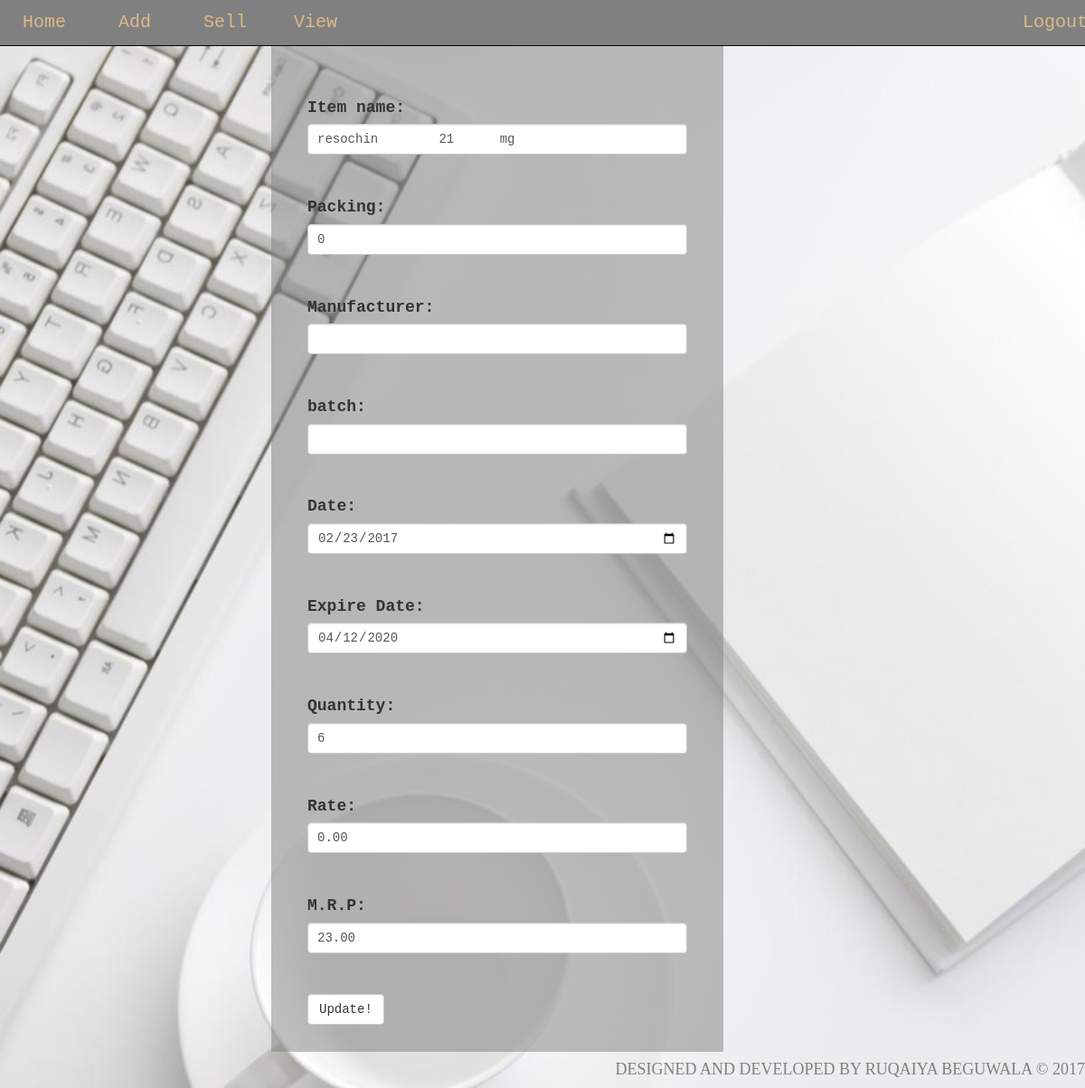
/edit.php?editid=24 (signed in), run on the app's committed database.
### tables this page shows
CREATE TABLE IF NOT EXISTS `add_item` (
  `icode` int(255) NOT NULL AUTO_INCREMENT,
  `packe` varchar(255) NOT NULL,
  `mfr` varchar(255) NOT NULL,
  `name` varchar(100) NOT NULL,
  `batch` varchar(255) NOT NULL,
  `date` date DEFAULT NULL,
  `edate` date NOT NULL,
  `quantity` int(255) NOT NULL,
  `price` double(255,2) NOT NULL,
  `rate` double(255,2) NOT NULL,
  PRIMARY KEY (`icode`)
);

### control.php (called while the page is built, shortened)
<?php
include "model.php";
$obj_model = new model;
$pcode=$obj_model->pcodeget($con,'sold_item');
if(isset($_GET['editid']))
{
 $editid=$_GET['editid'];
 $where= array('icode'=>$editid);
 $edit=$obj_model->search($con,'add_item',$where);
}
?>

### model.php (called while the page is built, shortened)
<?php
class model{
    function search($con,$table,$where)
    {   $key=implode(",",array_keys($where));
     $value=implode(",",array_values($where));
        $qry="select * from $table where $key='$value' ";
     $ex=$con->query($qry);
     while($r=$ex->fetch_object() ){
           $res[]=$r;
        }
       return @$res;
    }
    function pcodeget($con,$table){
        $scode='scode';
        $qry = "Select * from $table ORDER BY $scode DESC
LIMIT 1";
$ex = $con->query($qry);
while( $res=$ex->fetch_object()){
    $r=$res->pcode;
}
return @$r;
    }
}
?>

### edit.php (the view, shortened to what this page needs)
<?php  include "control.php";
?>
<!DOCTYPE html>
<html lang="en">
<head>
      <link rel="stylesheet" href="css/font-awesome.min.css">
      <link rel="stylesheet" href="css/bootstrap.min.css">
      <link rel="stylesheet" href="css/custom.css">
</head>
<body>
    <div class="container-fluid">
         <div class="row" id="header">
          <div class="col-sm-12">
               <ul class="nav nav-tabs navbar-fixed-top nav navbar-inverse" style="background:grey;">
       <li><a href="index1.php">Home</a></li>
       <li ><a href="add.php">Add</a></li>
       <li class=""><a href="sell.php">Sell</a></li>
       <li><a href="view.php">View</a></li>
       <li class="nav navbar-right"><a href="logout.php" id="log">Logout</a></li>
   </ul>
          </div>
      </div>
        <div class="row">
           <div class="col-sm-5 col-sm-offset-3" id="form" style="margin-top:50px">
         <?php
             foreach(@$edit as $u)
            {
    ?>
             <form action="" method="post">
                 <br>
                 <div class="form-group ">
                    <label for="" class="control-label ">Item name:</label>
                     <input type="text" class=" form-control " name="nam" value="<?php echo $u->name; ?>" required >
                 </div><br>
                  <div class="form-group ">
                    <label for="" class="control-label ">Packing:</label>
                     <input type="text" class=" form-control " name="pck" value="<?php echo $u->packe; ?>" required >
                 </div><br>
                  <div class="form-group ">
                    <label for="" class="control-label ">Manufacturer:</label>
                     <input type="text" class=" form-control " name="mf" value="<?php echo $u->mfr; ?>" required >
                 </div><br>
                  <div class="form-group ">
                    <label for="" class="control-label ">batch:</label>
                     <input type="text" class=" form-control " name="bch" value="<?php echo $u->batch; ?>" required >
                 </div><br>
                 <div class="form-group ">
                    <label for="" class="control-label ">Date:</label>
                     <input type="date" class=" form-control " name="dt" value="<?php echo $u->date; ?>" required >
                 </div><br>
                 <div class="form-group ">
                    <label for="" class="control-label ">Expire Date:</label>
                     <input type="date" class=" form-control " name="edt" value="<?php echo $u->edate; ?>" required >
                 </div><br>
                 <div class="form-group">
                    <label for="" class="control-label">Quantity:</label>
                     <input type="text"  class=" form-control" name="qnty" value="<?php echo $u->quantity; ?>" required>
                 </div><br>
                 <div class="form-group ">
                    <label for="" class="control-label ">Rate:</label>
                     <input type="text" class=" form-control " name="rt" value="<?php echo $u->rate; ?>" required >
                 </div><br>
                 <div class="form-group">
                    <label for="" class="control-label">M.R.P:</label>
                     <input type="text" class=" form-control" name="pr" value="<?php echo $u->price; ?>" required>
                 </div><br>
                 <div class="form-group">
                     <input type="submit" class="btn btn-default" name="update_data" Value="Update!" >
                 </div>
            </form>
             <?php
            }
               ?>
           </div>
        </div>
    </div>
     <h4 style="color:grey;float:right;font-family:fantasy;">DESIGNED AND DEVELOPED BY RUQAIYA BEGUWALA &copy; 2017</h4>
</body>
</html>

### css/custom.css (style rules this page uses)
body { background: url('../img/contactus-background.jpg')no-repeat; background-size: cover; font-family:monospace; }
#header { background: dimgray; font-size: 20px; }
#header ul li { width: 100px; text-align: center; }
#header .col-sm-12 ul li a { text-decoration: none; color: burlywood; }
#form { background: rgba(128,128,128,0.5); min-height: 200px; margin-top: 30px; padding: 20px; font-size: 18px; }
#form .form-group { margin: 10px; padding: 0px 10px; }
#form .form-control { padding: 0px 10px; }

### data on the page
add_item: nam "resochin 21 mg", pck "0", dt "02/23/2017", edt "04/12/2020", qnty "6", rt "0.00", pr "23.00"
